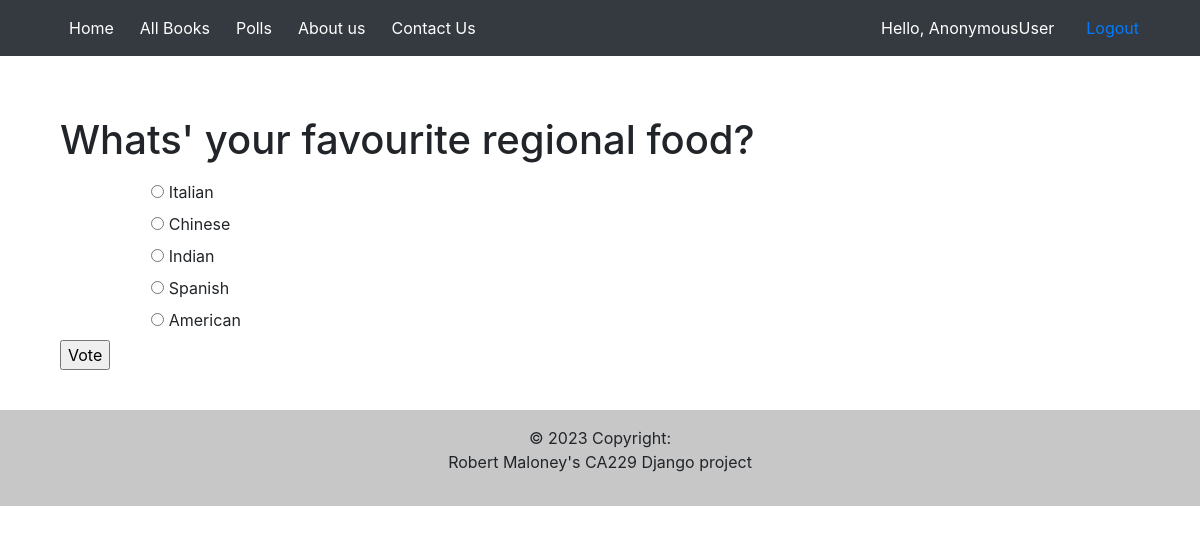
The app's page /quiz/4/ with its own data.
### quiz/models.py (models this page shows, shortened)
class Question(models.Model):
    question_text = models.CharField(max_length=200)
    pub_date = models.DateTimeField('date published')

class Choice(models.Model):
    question = models.ForeignKey(Question, on_delete=models.CASCADE)
    choice_text = models.CharField(max_length=200)
    votes = models.IntegerField(default=0)

### quiz/views.py (the view)
# urls.py: path('<int:pk>/', views.DetailView.as_view(), name='detail'),
class DetailView(generic.DetailView):
    model = Question
    template_name = 'quiz/detail.html'
    def get_queryset(self):
        return Question.objects.filter(pub_date__lte=timezone.now())

### quiz/templates/quiz/detail.html (shortened to what this page needs)
{% extends 'base.html' %}
{% load static %}
{% block content %}
<form action="{% url 'quiz:vote' question.id %}" method="post" style="margin-top: 5%; margin-left: 5%;">
    <fieldset>
        <legend><h1>{{ question.question_text }}</h1></legend>
        {% for choice in question.choice_set.all %}
            <input type="radio" name="choice" id="choice{{ forloop.counter }}" value="{{ choice.id }}" style="margin-left: 8% ;">
            <label for="choice{{ forloop.counter }}">{{ choice.choice_text }}</label><br>
        {% endfor %}
    </fieldset>
    <input type="submit" value="Vote">
    </form>
    {% endblock %}

### records on screen
Question: question_text "Whats' your favourite regional food?"
Choice: choice_text "Italian"
Choice: choice_text "Chinese"
Choice: choice_text "Indian"
Choice: choice_text "Spanish"
Choice: choice_text "American"

### other values on screen
{{ request.user }} "AnonymousUser"
